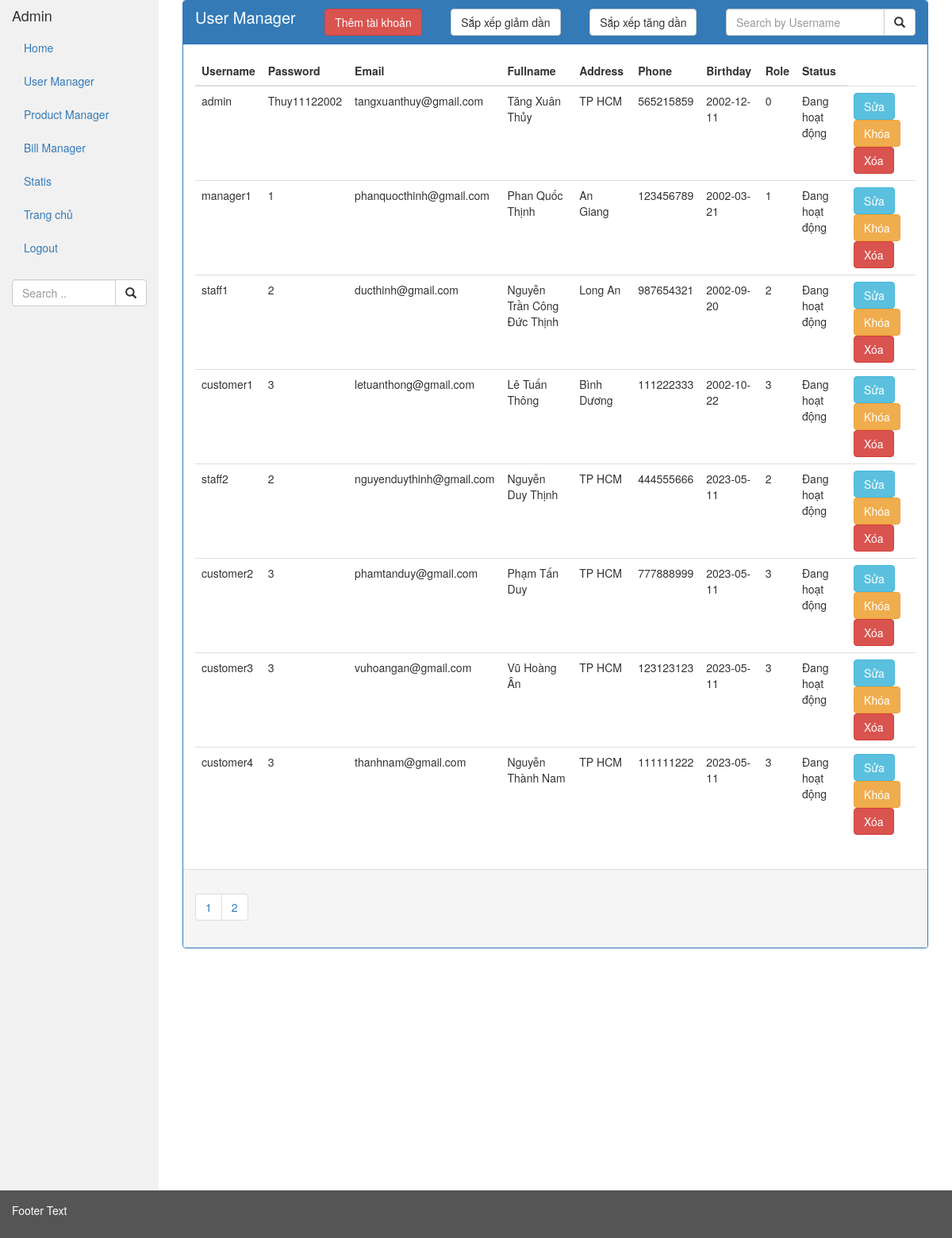
Screenshot of /admin/templates/admin.php?act=usermanager (signed in) with the database file from the repository.
### tables this page shows
CREATE TABLE `user` (
  `Username` varchar(255) NOT NULL,
  `Password` varchar(255) NOT NULL,
  `Fullname` varchar(255) NOT NULL,
  `Email` varchar(255) NOT NULL,
  `Address` varchar(255) NOT NULL,
  `Phone` int(12) NOT NULL,
  `Birthday` date NOT NULL,
  `Role` tinyint(10) NOT NULL,
  `Status` varchar(20) NOT NULL,
  `ID` int(100) NOT NULL
);

### database/dbhelper.php (called while the page is built, shortened)
<?php
function executeResult($sql){
	$conn = mysqli_connect(HOST,USERNAME,PASSWORD,DATABASE);
	$resultset = mysqli_query($conn,$sql);
	$list =[];
	while($row = mysqli_fetch_array($resultset, 1)){
		$list[] = $row;
	}
	return $list;
}

### admin/includes/admin_user.php (the view, shortened to what this page needs)
<div class="col-sm-10">
      <div class="container-fluid">
        <div class="panel panel-primary" id="user-container2">
              <div class="panel-heading" style="display: flex;justify-content: space-between;">
                    <h3 class="panel-title" style="font-size: 20px;">User Manager</h3>
                    <?php
                        if($_SESSION['role']==1||$_SESSION['role']==0){
                            echo "<button type="."button"." class="."'btn btn-danger'"." onClick="."window.open('admin_user_add.php','_self')".">Thêm tài khoản</button>";
                        }
                    ?>
                    <button type="button" class="btn btn-default" onclick="sortUser(1)">Sắp xếp giảm dần</button>
                    <button type="button" class="btn btn-default" onclick="sortUser1(1)">Sắp xếp tăng dần</button>
                    <div class="input-group">
                        <input type="text" class="form-control" id="usr" placeholder="Search by Username" style="width: 200px;">
                        <div class="input-group-btn">
                        <button class="btn btn-default" type="button" onclick="showUser()">
                            <i class="glyphicon glyphicon-search"></i>
                        </button>
                        </div>
                    </div>
              </div>
              <div class="panel-body">
                    <table class="table table-hover">
                        <thead>
                            <tr>
                                <th>Username</th>
                                <th>Password</th>
                                <th>Email</th>
                                <th>Fullname</th>
                                <th>Address</th>
                                <th>Phone</th>
                                <th>Birthday</th>
                                <th>Role</th>
                                <th>Status</th>
                            </tr>
                        </thead>
                        <tbody id="user-container" class="user-container">
                            <?php
                                $sql = 'select * from user limit 0,8';
                                $ListUser = executeResult($sql);
                                foreach($ListUser as $User){
                                    echo '<tr>';
                                    echo '<td>'.$User['Username'].'</td>';
                                    echo '<td>'.$User['Password'].'</td>';
                                    echo '<td>'.$User['Email'].'</td>';
                                    echo '<td>'.$User['Fullname'].'</td>';
                                    echo '<td>'.$User['Address'].'</td>';
                                    echo '<td>'.$User['Phone'].'</td>';
                                    echo '<td>'.$User['Birthday'].'</td>';
                                    echo '<td>'.$User['Role'].'</td>';
                                    echo '<td>'.$User['Status'].'</td>';
                                    echo '<td>';
                                    if($_SESSION['role']==1){
                                    echo '<button type="button" class="btn btn-info" onClick=\'window.open("admin_user_add.php?id='.$User['ID'].'","_self")\'>Sửa</button>';
                                    echo '<button type="button" class="btn btn-warning" onClick="lockUser('.$User['ID'].')">Khóa</button>';
                                    echo '<button type="button" class="btn btn-danger" onClick="deleteUser('.$User['ID'].');">Xóa</button>';
                                    }
                                    echo '</td>';
                                    echo '</tr>';
                                }
                            ?>
                        </tbody>
                    </table>
              </div>
              <div class="panel-footer">
                <ul class="pagination">
                    <?php
                        $sql = 'select count(ID) as number from user';
                        $ListUser = executeResult($sql);
                        $number = 0;
                        if($ListUser!=null & count($ListUser)>0){
                            $number = $ListUser[0]['number'];
                        }
                        $pages = ceil($number/8);
                        for($i=1;$i<=$pages;$i++){
                            echo '<li onClick="paginationUser('.$i.')"><a>'.$i.'</a></li>';
                        }
                    ?>
                </ul>
              </div>
        </div>
      </div>
    </div>

### rows the page displays
user: Username "admin", Password "Thuy11122002", Email "tangxuanthuy@gmail.com", Fullname "Tăng Xuân Thủy", Address "TP HCM", Phone "565215859", Birthday "2002-12-11", Role "0", Status "Đang hoạt động"
user: Username "manager1", Password "1", Email "phanquocthinh@gmail.com", Fullname "Phan Quốc Thịnh", Address "An Giang", Phone "123456789", Birthday "2002-03-21", Role "1", Status "Đang hoạt động"
user: Username "staff1", Password "2", Email "ducthinh@gmail.com", Fullname "Nguyễn Trần Công Đức Thịnh", Address "Long An", Phone "987654321", Birthday "2002-09-20", Role "2", Status "Đang hoạt động"
user: Username "customer1", Password "3", Email "letuanthong@gmail.com", Fullname "Lê Tuấn Thông", Address "Bình Dương", Phone "111222333", Birthday "2002-10-22", Role "3", Status "Đang hoạt động"
user: Username "staff2", Password "2", Email "nguyenduythinh@gmail.com", Fullname "Nguyễn Duy Thịnh", Address "TP HCM", Phone "444555666", Birthday "2023-05-11", Role "2", Status "Đang hoạt động"
user: Username "customer2", Password "3", Email "phamtanduy@gmail.com", Fullname "Phạm Tấn Duy", Address "TP HCM", Phone "777888999", Birthday "2023-05-11", Role "3", Status "Đang hoạt động"
user: Username "customer3", Password "3", Email "vuhoangan@gmail.com", Fullname "Vũ Hoàng Ân", Address "TP HCM", Phone "123123123", Birthday "2023-05-11", Role "3", Status "Đang hoạt động"
user: Username "customer4", Password "3", Email "thanhnam@gmail.com", Fullname "Nguyễn Thành Nam", Address "TP HCM", Phone "111111222", Birthday "2023-05-11", Role "3", Status "Đang hoạt động"
